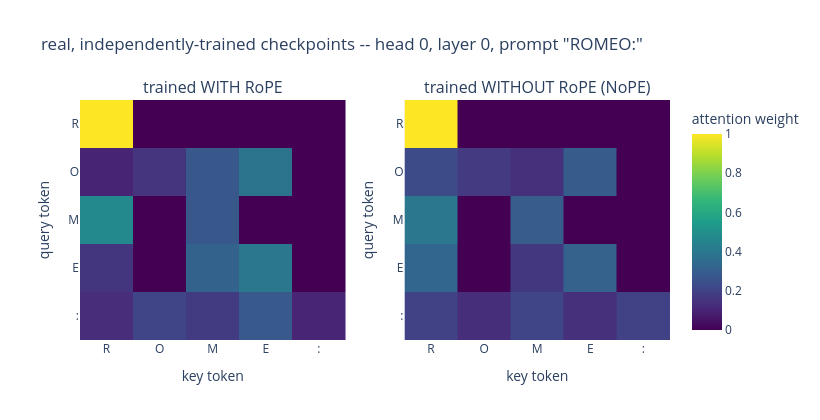

This figure's notebook cell:
### Markdown cell above
### Graph 7 -- does this actually matter when you train two real models?

The comparison above holds one model's weights fixed. As a final, fully-real
check: `runs/ablation_study/` already contains two **independently trained**
checkpoints that differ in exactly one axis -- `SMOKE_TEST`
(`positional_scheme="rope"`) and `POS_NOPE` (`positional_scheme="nope"`) --
same architecture, same data, same training steps. Real final
(post-causal-mask, post-softmax) attention weights for the same prompt, from
two genuinely different trained models.

### Code cell
model_rope, tok_rope, bundle_rope = load_model_and_trace(
    "runs/ablation_study/SMOKE_TEST/checkpoints/step_600.pt", "ROMEO:"
)
model_nope, tok_nope, bundle_nope = load_model_and_trace(
    "runs/ablation_study/POS_NOPE/checkpoints/step_600.pt", "ROMEO:"
)
tokens_ablation = [tok_rope.decode([tid]) for tid in bundle_rope.token_ids]
assert tokens_ablation == [tok_nope.decode([tid]) for tid in bundle_nope.token_ids]

attn_rope = bundle_rope.layers[0].attn_scores_post_softmax[0].detach().numpy()
attn_nope = bundle_nope.layers[0].attn_scores_post_softmax[0].detach().numpy()

fig7 = make_subplots(rows=1, cols=2, subplot_titles=["trained WITH RoPE", "trained WITHOUT RoPE (NoPE)"])
for col, mat in enumerate([attn_rope, attn_nope], start=1):
    fig7.add_trace(go.Heatmap(z=mat, x=tokens_ablation, y=tokens_ablation, colorscale="Viridis",
                               zmin=0, zmax=1, showscale=(col == 2),
                               colorbar=dict(title="attention weight") if col == 2 else None),
                   row=1, col=col)
    fig7.update_xaxes(title="key token", row=1, col=col)
    fig7.update_yaxes(title="query token", autorange="reversed", row=1, col=col)
fig7.update_layout(title='real, independently-trained checkpoints -- head 0, layer 0, prompt "ROMEO:"',
                    width=820, height=420)
fig7.show()

last_token_row = -1
print("last token (':') attention over the prompt:")
print("  with RoPE:   ", np.round(attn_rope[last_token_row], 3))
print("  without RoPE:", np.round(attn_nope[last_token_row], 3))

### Figure 1 — Plotly figure (JSON) as saved in the notebook; plotly's stock layout.template omitted (floating-point values rounded to 4 significant figures)
{"data": [{"colorscale": [[0, "#440154"], [0.1111, "#482878"], [0.2222, "#3e4989"], [0.3333, "#31688e"], [0.4444, "#26828e"], [0.5556, "#1f9e89"], [0.6667, "#35b779"], [0.7778, "#6ece58"], [0.8889, "#b5de2b"], [1, "#fde725"]], "showscale": false, "type": "heatmap", "x": ["R", "O", "M", "E", "O", ":"], "xaxis": "x", "y": ["R", "O", "M", "E", "O", ":"], "yaxis": "y", "z": [[1.0, 0.0, 0.0, 0.0, 0.0, 0.0], [0.7495, 0.2505, 0.0, 0.0, 0.0, 0.0], [0.4738, 0.2499, 0.2763, 0.0, 0.0, 0.0], [0.1558, 0.1341, 0.3124, 0.3976, 0.0, 0.0], [0.09912, 0.09583, 0.2727, 0.3789, 0.1534, 0.0], [0.1269, 0.1097, 0.1736, 0.2785, 0.208, 0.1033]], "zmax": 1, "zmin": 0}, {"colorbar": {"title": {"text": "attention weight"}}, "colorscale": [[0, "#440154"], [0.1111, "#482878"], [0.2222, "#3e4989"], [0.3333, "#31688e"], [0.4444, "#26828e"], [0.5556, "#1f9e89"], [0.6667, "#35b779"], [0.7778, "#6ece58"], [0.8889, "#b5de2b"], [1, "#fde725"]], "showscale": true, "type": "heatmap", "x": ["R", "O", "M", "E", "O", ":"], "xaxis": "x2", "y": ["R", "O", "M", "E", "O", ":"], "yaxis": "y2", "z": [[1.0, 0.0, 0.0, 0.0, 0.0, 0.0], [0.5714, 0.4286, 0.0, 0.0, 0.0, 0.0], [0.3969, 0.3102, 0.2929, 0.0, 0.0, 0.0], [0.3255, 0.1969, 0.166, 0.3117, 0.0, 0.0], [0.2285, 0.1714, 0.1394, 0.2893, 0.1714, 0.0], [0.1986, 0.132, 0.2101, 0.1331, 0.132, 0.1942]], "zmax": 1, "zmin": 0}], "layout": {"annotations": [{"font": {"size": 16}, "showarrow": false, "text": "trained WITH RoPE", "x": 0.225, "xanchor": "center", "xref": "paper", "y": 1, "yanchor": "bottom", "yref": "paper"}, {"font": {"size": 16}, "showarrow": false, "text": "trained WITHOUT RoPE (NoPE)", "x": 0.775, "xanchor": "center", "xref": "paper", "y": 1, "yanchor": "bottom", "yref": "paper"}], "height": 420, "title": {"text": "real, independently-trained checkpoints -- head 0, layer 0, prompt \"ROMEO:\""}, "width": 820, "xaxis": {"anchor": "y", "domain": [0, 0.45], "title": {"text": "key token"}}, "xaxis2": {"anchor": "y2", "domain": [0.55, 1], "title": {"text": "key token"}}, "yaxis": {"anchor": "x", "autorange": "reversed", "domain": [0, 1], "title": {"text": "query token"}}, "yaxis2": {"anchor": "x2", "autorange": "reversed", "domain": [0, 1], "title": {"text": "query token"}}}}
